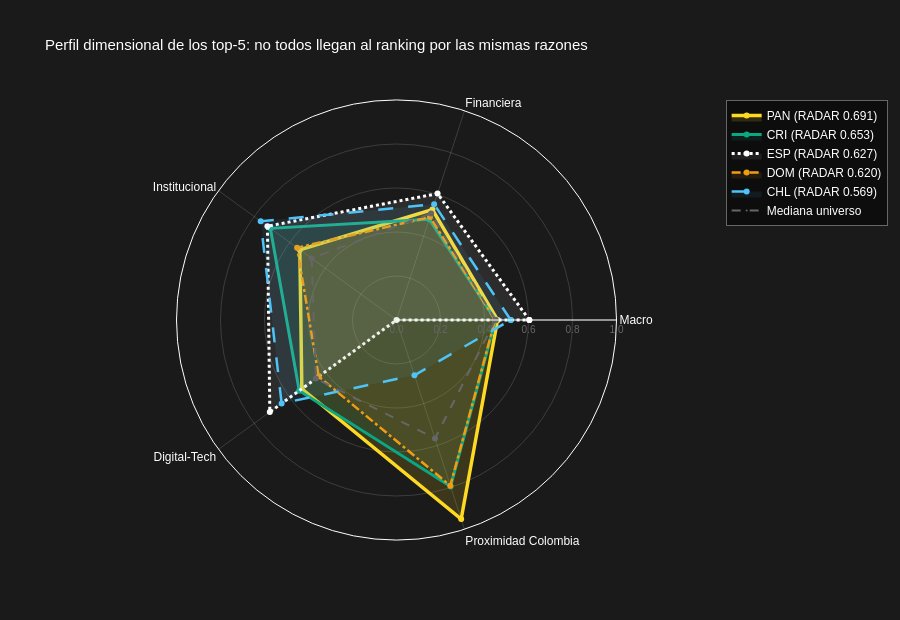

Notebook code cell kept with this figure:
### Markdown cell above
## 2. Radar chart: perfil dimensional de los top-5 (5 dimensiones incluyendo proximidad)

Cada país tiene un score TOPSIS parcial por dimensión estructural (macro, financiera,
institucional, digital-tecnológica) más el índice de proximidad con Colombia (IPC).
Este gráfico revela por qué cada país ocupa su posición en el ranking.

### Code cell
DIM_COLS = ["score_macro", "score_financial", "score_institutional", "score_digital_tech"]
DIM_LABELS_SHORT = ["Macro", "Financiera", "Institucional", "Digital-Tech"]
dim_available = [c for c in DIM_COLS if c in global_ranking.columns]

# Incorporar IPC como 5ª dimensión
ipc_df = results.get("ipc", None)
has_ipc = ipc_df is not None
if has_ipc:
    ipc_series = ipc_df.copy()
    if isinstance(ipc_series, pd.DataFrame):
        if "country_iso3" not in ipc_series.columns:
            ipc_series = ipc_series.reset_index().rename(columns={ipc_series.index.name or "index": "country_iso3"})
        ipc_col = [c for c in ipc_series.columns if c != "country_iso3"][0]
        ipc_map = ipc_series.set_index("country_iso3")[ipc_col].to_dict()
    elif isinstance(ipc_series, pd.Series):
        ipc_map = ipc_series.to_dict()
    else:
        ipc_map = {}
        has_ipc = False

if len(dim_available) >= 3:
    dim_data = global_ranking.set_index("country_iso3")[dim_available].copy()
    if has_ipc:
        dim_data["ipc"] = dim_data.index.map(ipc_map)
        all_dims = dim_available + ["ipc"]
        all_labels = DIM_LABELS_SHORT[:len(dim_available)] + ["Proximidad\nColombia"]
    else:
        all_dims = dim_available
        all_labels = DIM_LABELS_SHORT[:len(dim_available)]

    medians = dim_data[all_dims].median()

    # --- Colores Cibest diferenciados por país ---
    country_styles = {
        top_5[0]: {"color": C["gold"],    "width": 3.5, "dash": "solid",    "fill_opacity": 0.15},
        top_5[1]: {"color": C["green"],   "width": 3.0, "dash": "solid",    "fill_opacity": 0.12},
        top_5[2]: {"color": "#FFFFFF",    "width": 3.0, "dash": "dot",      "fill_opacity": 0.08},
        top_5[3]: {"color": C["amber"],   "width": 2.5, "dash": "dashdot",  "fill_opacity": 0.10},
        top_5[4]: {"color": "#4FC3F7",    "width": 2.5, "dash": "longdash", "fill_opacity": 0.08},
    }

    labels_closed = all_labels + [all_labels[0]]
    fig = go.Figure()

    for country in top_5:
        if country not in dim_data.index:
            continue
        style = country_styles.get(country, {"color": C["gray_mid"], "width": 2, "dash": "solid", "fill_opacity": 0.1})
        vals = dim_data.loc[country, all_dims].tolist()
        vals_closed = vals + [vals[0]]

        # Score RADAR para la leyenda
        r_score = radar_global.loc[radar_global["country_iso3"] == country, "radar_score"]
        r_label = f"{country} (RADAR {r_score.values[0]:.3f})" if len(r_score) > 0 else country

        fig.add_trace(go.Scatterpolar(
            r=vals_closed, theta=labels_closed, name=r_label,
            line=dict(color=style["color"], width=style["width"], dash=style["dash"]),
            fill="toself", fillcolor=f"rgba({int(style['color'].lstrip('#')[0:2], 16)},{int(style['color'].lstrip('#')[2:4], 16)},{int(style['color'].lstrip('#')[4:6], 16)},{style['fill_opacity']})",
            marker=dict(size=6, color=style["color"]),
        ))

    # Mediana del universo
    med_vals = medians.tolist() + [medians.tolist()[0]]
    fig.add_trace(go.Scatterpolar(
        r=med_vals, theta=labels_closed, name="Mediana universo",
        line=dict(color=C["gray_mid"], width=2, dash="dash"),
        marker=dict(size=0),
        fillcolor="rgba(0,0,0,0)",
    ))

    fig.update_layout(
        title=dict(
            text="Perfil dimensional de los top-5: no todos llegan al ranking por las mismas razones",
            font=dict(size=15),
        ),
        polar=dict(
            bgcolor=C["black"],
            radialaxis=dict(
                range=[0, 1], showticklabels=True, tickformat=".1f",
                gridcolor="rgba(255,255,255,0.15)", tickfont=dict(color=C["gray_mid"], size=10),
            ),
            angularaxis=dict(
                gridcolor="rgba(255,255,255,0.15)",
                tickfont=dict(color=C["white"], size=12, family="Arial"),
            ),
        ),
        paper_bgcolor=C["black"],
        font=dict(family="Arial", color=C["white"]),
        legend=dict(
            font=dict(size=12, color=C["white"]),
            bgcolor="rgba(0,0,0,0.5)",
            bordercolor=C["gray_mid"], borderwidth=1,
        ),
        height=620,
    )
    fig.show()

    insight_box("Lectura del radar",
        "PAN y CRI sobresalen en Proximidad pero quedan por debajo de la mediana en lo estructural. "
        "ESP, CHL mantienen perfil equilibrado en las 5 dimensiones. "
        "La asimetría entre proximidad y estructura es la tensión central del ranking RADAR.")

### Figure 1 — Plotly figure (JSON) as saved in the notebook; plotly's stock layout.template omitted (floating-point values rounded to 4 significant figures)
{"data": [{"fill": "toself", "fillcolor": "rgba(253,217,35,0.15)", "line": {"color": "#FDD923", "dash": "solid", "width": 3.5}, "marker": {"color": "#FDD923", "size": 6}, "name": "PAN (RADAR 0.691)", "r": [0.4594, 0.5281, 0.5432, 0.5318, 0.9512, 0.4594], "theta": ["Macro", "Financiera", "Institucional", "Digital-Tech", "Proximidad\nColombia", "Macro"], "type": "scatterpolar"}, {"fill": "toself", "fillcolor": "rgba(11,166,130,0.12)", "line": {"color": "#0BA682", "dash": "solid", "width": 3}, "marker": {"color": "#0BA682", "size": 6}, "name": "CRI (RADAR 0.653)", "r": [0.4505, 0.4814, 0.7087, 0.5466, 0.7953, 0.4505], "theta": ["Macro", "Financiera", "Institucional", "Digital-Tech", "Proximidad\nColombia", "Macro"], "type": "scatterpolar"}, {"fill": "toself", "fillcolor": "rgba(255,255,255,0.08)", "line": {"color": "#FFFFFF", "dash": "dot", "width": 3}, "marker": {"color": "#FFFFFF", "size": 6}, "name": "ESP (RADAR 0.627)", "r": [0.6039, 0.6043, 0.7252, 0.7117, 0, 0.6039], "theta": ["Macro", "Financiera", "Institucional", "Digital-Tech", "Proximidad\nColombia", "Macro"], "type": "scatterpolar"}, {"fill": "toself", "fillcolor": "rgba(243,156,18,0.1)", "line": {"color": "#F39C12", "dash": "dashdot", "width": 2.5}, "marker": {"color": "#F39C12", "size": 6}, "name": "DOM (RADAR 0.620)", "r": [0.4483, 0.4921, 0.5586, 0.4371, 0.7918, 0.4483], "theta": ["Macro", "Financiera", "Institucional", "Digital-Tech", "Proximidad\nColombia", "Macro"], "type": "scatterpolar"}, {"fill": "toself", "fillcolor": "rgba(79,195,247,0.08)", "line": {"color": "#4FC3F7", "dash": "longdash", "width": 2.5}, "marker": {"color": "#4FC3F7", "size": 6}, "name": "CHL (RADAR 0.569)", "r": [0.5193, 0.5535, 0.763, 0.6454, 0.2639, 0.5193], "theta": ["Macro", "Financiera", "Institucional", "Digital-Tech", "Proximidad\nColombia", "Macro"], "type": "scatterpolar"}, {"fillcolor": "rgba(0,0,0,0)", "line": {"color": "#666666", "dash": "dash", "width": 2}, "marker": {"size": 0}, "name": "Mediana universo", "r": [0.4494, 0.5094, 0.4767, 0.453, 0.5663, 0.4494], "theta": ["Macro", "Financiera", "Institucional", "Digital-Tech", "Proximidad\nColombia", "Macro"], "type": "scatterpolar"}], "layout": {"font": {"color": "#FFFFFF", "family": "Arial"}, "height": 620, "legend": {"bgcolor": "rgba(0,0,0,0.5)", "bordercolor": "#666666", "borderwidth": 1, "font": {"color": "#FFFFFF", "size": 12}}, "paper_bgcolor": "#1A1A1A", "polar": {"angularaxis": {"gridcolor": "rgba(255,255,255,0.15)", "tickfont": {"color": "#FFFFFF", "family": "Arial", "size": 12}}, "bgcolor": "#1A1A1A", "radialaxis": {"gridcolor": "rgba(255,255,255,0.15)", "range": [0, 1], "showticklabels": true, "tickfont": {"color": "#666666", "size": 10}, "tickformat": ".1f"}}, "title": {"font": {"size": 15}, "text": "Perfil dimensional de los top-5: no todos llegan al ranking por las mismas razones"}}}
